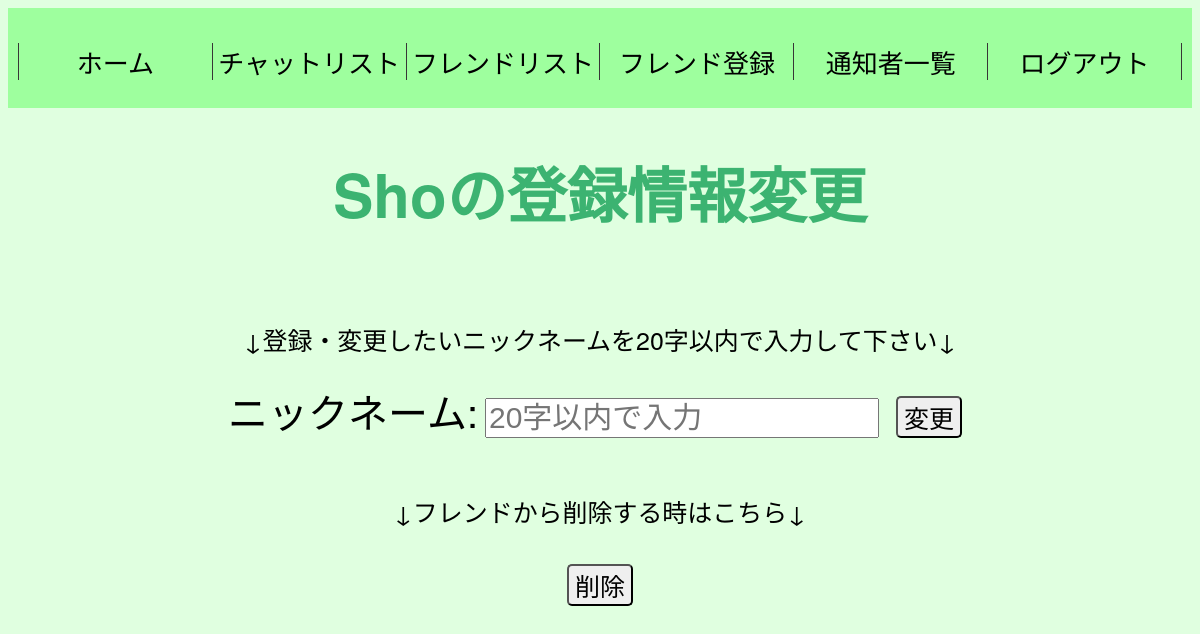
Page /first_chat/update_friend/3/ (signed in) on the earlier database version.
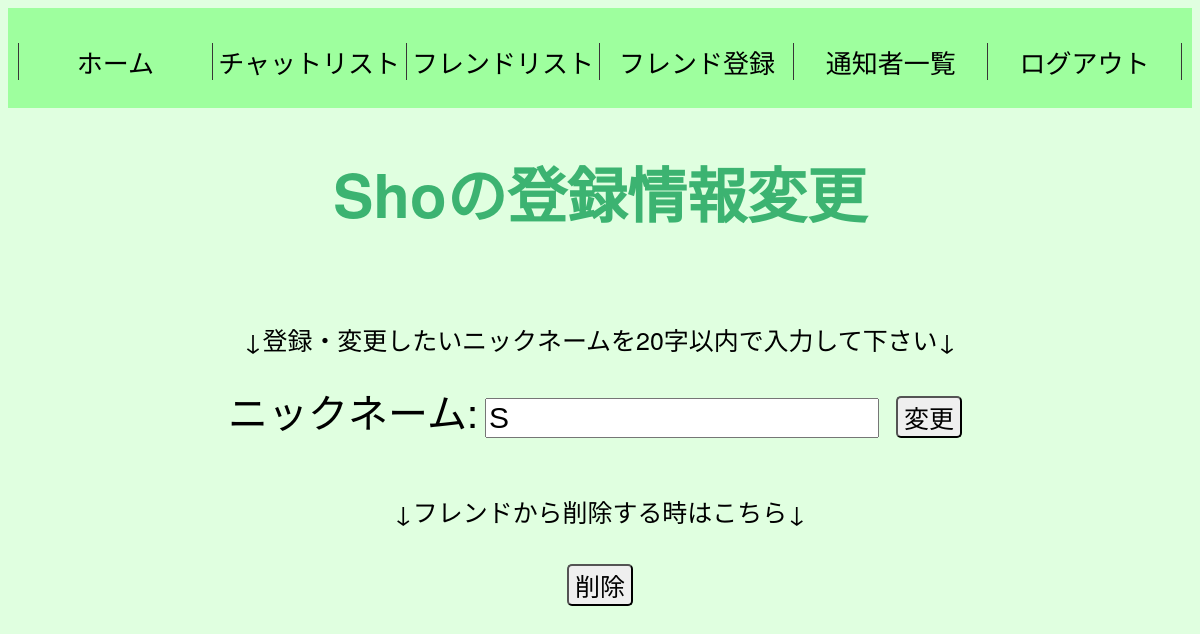
Same page on the later database version.
### myapp/models.py (models this page shows, shortened)
class FriendSettings(models.Model):
    user = models.ForeignKey(User, on_delete=models.CASCADE, related_name='friend_settings')
    friend = models.ForeignKey(User, on_delete=models.CASCADE, related_name='friend_settings_friend')
    healthcheck_notification_enabled = models.BooleanField(default=False)
    nickname = models.CharField(max_length=20, blank=True, null=True)
    created_at = models.DateTimeField(auto_now_add=True)
    updated_at = models.DateTimeField(auto_now=True)

### myapp/views.py (the view, shortened to what this page needs)
# urls.py: path('first_chat/update_friend/<int:friend_id>/', views.update_friend, name='update_friend_info'),
@login_required
def update_friend(request, friend_id):
    try:
        friend = User.objects.get(pk=friend_id)
    except User.DoesNotExist:
        messages.error(request, "指定されたフレンドは存在しません。")
        return redirect('friend_list')
    friend_settings = None
    try:
        friend_settings = FriendSettings.objects.get(user=request.user, friend=friend)
    except FriendSettings.DoesNotExist:
        messages.error(request, "フレンド設定が見つかりません。")
        return redirect('friend_list')
    context = {'friend': friend, 'friend_settings': friend_settings}
    return render(request, 'myapp/update_friend.html', context)

### myapp/templates/myapp/update_friend.html (shortened to what this page needs)
{% extends 'myapp/base.html' %}
{% block content %}
    <h1>{{ friend.username }}の登録情報変更</h1>
    <div class="change">
        <form method="post">
            <P>↓登録・変更したいニックネームを20字以内で入力して下さい↓</P>
            <label for="nickname">ニックネーム:</label>
            <input type="text" id="nickname" name="nickname" value="{{ friend_settings.nickname|default:'' }}" maxlength="20" placeholder="20字以内で入力">
            <button type="submit" name="action" value="update">変更</button>
        </form>
    </div>
    <form method="post">
        <p>↓フレンドから削除する時はこちら↓</p>
        <button type="submit" name="action" value="delete">削除</button>
    </form>
{% endblock %}

Differences in the rows shown:
now on this page (row edited): FriendSettings: nickname "S"
